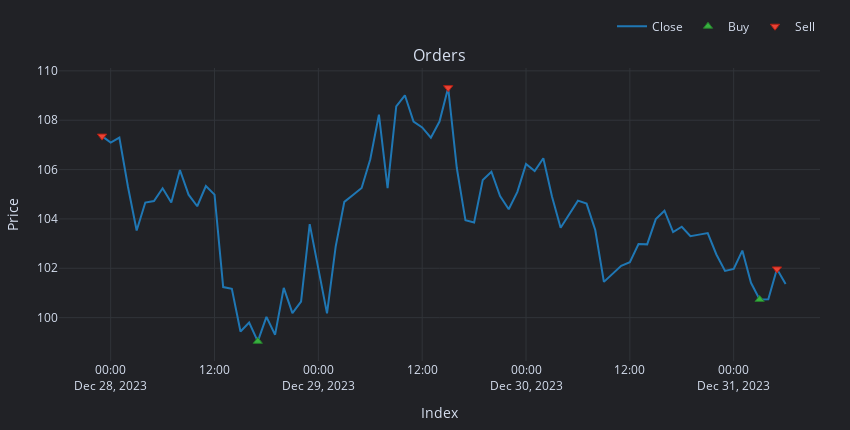

Notebook source saved alongside this figure:
### Code cell
signal = df['signal']
entries = signal == 2
exits = signal == 0
pf = vbt.Portfolio.from_signals(
    close=df.Close, 
    long_entries=entries, 
    short_entries=exits,
    size=100,
    size_type='value',
    # accumulate=True,
    init_cash='auto'
)
pf.plot({"orders"}).show()

### Figure 1 — Plotly figure (JSON) as saved in the notebook; plotly's stock layout.template omitted (floating-point values rounded to 4 significant figures)
{"data": [{"legendgroup": "0", "line": {"color": "#1f77b4"}, "mode": "lines", "name": "Close", "showlegend": true, "type": "scatter", "uid": "4197a0e0-16a1-4eb1-8bd1-221df1b73285", "x": ["2023-12-27T23:00:00", "2023-12-28T00:00:00", "2023-12-28T01:00:00", "2023-12-28T02:00:00", "2023-12-28T03:00:00", "2023-12-28T04:00:00", "2023-12-28T05:00:00", "2023-12-28T06:00:00", "2023-12-28T07:00:00", "2023-12-28T08:00:00", "2023-12-28T09:00:00", "2023-12-28T10:00:00", "2023-12-28T11:00:00", "2023-12-28T12:00:00", "2023-12-28T13:00:00", "2023-12-28T14:00:00", "2023-12-28T15:00:00", "2023-12-28T16:00:00", "2023-12-28T17:00:00", "2023-12-28T18:00:00", "2023-12-28T19:00:00", "2023-12-28T20:00:00", "2023-12-28T21:00:00", "2023-12-28T22:00:00", "2023-12-28T23:00:00", "2023-12-29T00:00:00", "2023-12-29T01:00:00", "2023-12-29T02:00:00", "2023-12-29T03:00:00", "2023-12-29T04:00:00", "2023-12-29T05:00:00", "2023-12-29T06:00:00", "2023-12-29T07:00:00", "2023-12-29T08:00:00", "2023-12-29T09:00:00", "2023-12-29T10:00:00", "2023-12-29T11:00:00", "2023-12-29T12:00:00", "2023-12-29T13:00:00", "2023-12-29T14:00:00", "2023-12-29T15:00:00", "2023-12-29T16:00:00", "2023-12-29T17:00:00", "2023-12-29T18:00:00", "2023-12-29T19:00:00", "2023-12-29T20:00:00", "2023-12-29T21:00:00", "2023-12-29T22:00:00", "2023-12-29T23:00:00", "2023-12-30T00:00:00", "2023-12-30T01:00:00", "2023-12-30T02:00:00", "2023-12-30T03:00:00", "2023-12-30T04:00:00", "2023-12-30T05:00:00", "2023-12-30T06:00:00", "2023-12-30T07:00:00", "2023-12-30T08:00:00", "2023-12-30T09:00:00", "2023-12-30T10:00:00", "2023-12-30T11:00:00", "2023-12-30T12:00:00", "2023-12-30T13:00:00", "2023-12-30T14:00:00", "2023-12-30T15:00:00", "2023-12-30T16:00:00", "2023-12-30T17:00:00", "2023-12-30T18:00:00", "2023-12-30T19:00:00", "2023-12-30T20:00:00", "2023-12-30T21:00:00", "2023-12-30T22:00:00", "2023-12-30T23:00:00", "2023-12-31T00:00:00", "2023-12-31T01:00:00", "2023-12-31T02:00:00", "2023-12-31T03:00:00", "2023-12-31T04:00:00", "2023-12-31T05:00:00", "2023-12-31T06:00:00"], "xaxis": "x", "y": [107.4, 107.1, 107.3, 105.3, 103.5, 104.7, 104.7, 105.2, 104.7, 106.0, 105.0, 104.5, 105.3, 105.0, 101.2, 101.2, 99.44, 99.8, 99.04, 100.0, 99.31, 101.2, 100.2, 100.7, 103.8, 101.9, 100.2, 102.9, 104.7, 105.0, 105.3, 106.4, 108.2, 105.3, 108.6, 109.0, 107.9, 107.7, 107.3, 107.9, 109.3, 106.1, 103.9, 103.9, 105.6, 105.9, 104.9, 104.4, 105.1, 106.2, 105.9, 106.5, 104.9, 103.6, 104.2, 104.7, 104.6, 103.6, 101.4, 101.8, 102.1, 102.2, 103.0, 103.0, 104.0, 104.3, 103.5, 103.7, 103.3, 103.4, 103.4, 102.6, 101.9, 102.0, 102.7, 101.4, 100.7, 100.7, 102.0, 101.4], "yaxis": "y"}, {"customdata": [["1", "2023-12-28 17:00:00", "2023-12-28 17:00:00", "2023-12-28 17:00:00", 1.941, 99.04, 0, "Market", "None"], ["3", "2023-12-31 03:00:00", "2023-12-31 03:00:00", "2023-12-31 03:00:00", 1.907, 100.7, 0, "Market", "None"]], "hovertemplate": "<br>Order Id: %{customdata[0]}\n<br>Signal Index: %{customdata[1]}\n<br>Creation Index: %{customdata[2]}\n<br>Fill Index: %{customdata[3]}\n<br>Size: %{customdata[4]:,}\n<br>Price: %{customdata[5]:,}\n<br>Fees: %{customdata[6]:,}\n<br>Type: %{customdata[7]}\n<br>Stop Type: %{customdata[8]}", "marker": {"color": "#37B13F", "line": {"color": "rgb(38,123,44)", "width": 1}, "size": 8, "symbol": "triangle-up"}, "mode": "markers", "name": "Buy", "type": "scatter", "uid": "6170e963-9567-4f06-a730-e841d85a55f4", "x": ["2023-12-28T17:00:00", "2023-12-31T03:00:00"], "xaxis": "x", "y": [99.04, 100.7], "yaxis": "y"}, {"customdata": [["0", "2023-12-27 23:00:00", "2023-12-27 23:00:00", "2023-12-27 23:00:00", 0.9315, 107.4, 0, "Market", "None"], ["2", "2023-12-29 15:00:00", "2023-12-29 15:00:00", "2023-12-29 15:00:00", 1.924, 109.3, 0, "Market", "None"], ["4", "2023-12-31 05:00:00", "2023-12-31 05:00:00", "2023-12-31 05:00:00", 1.973, 102.0, 0, "Market", "None"]], "hovertemplate": "<br>Order Id: %{customdata[0]}\n<br>Signal Index: %{customdata[1]}\n<br>Creation Index: %{customdata[2]}\n<br>Fill Index: %{customdata[3]}\n<br>Size: %{customdata[4]:,}\n<br>Price: %{customdata[5]:,}\n<br>Fees: %{customdata[6]:,}\n<br>Type: %{customdata[7]}\n<br>Stop Type: %{customdata[8]}", "marker": {"color": "#EA4335", "line": {"color": "rgb(181,31,18)", "width": 1}, "size": 8, "symbol": "triangle-down"}, "mode": "markers", "name": "Sell", "type": "scatter", "uid": "16a7d6e6-2397-4bc3-9745-0941486231c2", "x": ["2023-12-27T23:00:00", "2023-12-29T15:00:00", "2023-12-31T05:00:00"], "xaxis": "x", "y": [107.4, 109.3, 102.0], "yaxis": "y"}], "layout": {"annotations": [{"font": {"size": 16}, "showarrow": false, "text": "Orders", "x": 0.5, "xanchor": "center", "xref": "paper", "y": 1, "yanchor": "bottom", "yref": "paper"}], "height": 430, "legend": {"orientation": "h", "traceorder": "normal", "x": 1, "xanchor": "right", "y": 1.093, "yanchor": "bottom"}, "margin": {"b": 30, "l": 30, "r": 30, "t": 30}, "showlegend": true, "width": 850, "xaxis": {"anchor": "y", "domain": [0, 1], "title": {"text": "Index"}}, "yaxis": {"anchor": "x", "domain": [0, 1], "title": {"text": "Price"}}}}
